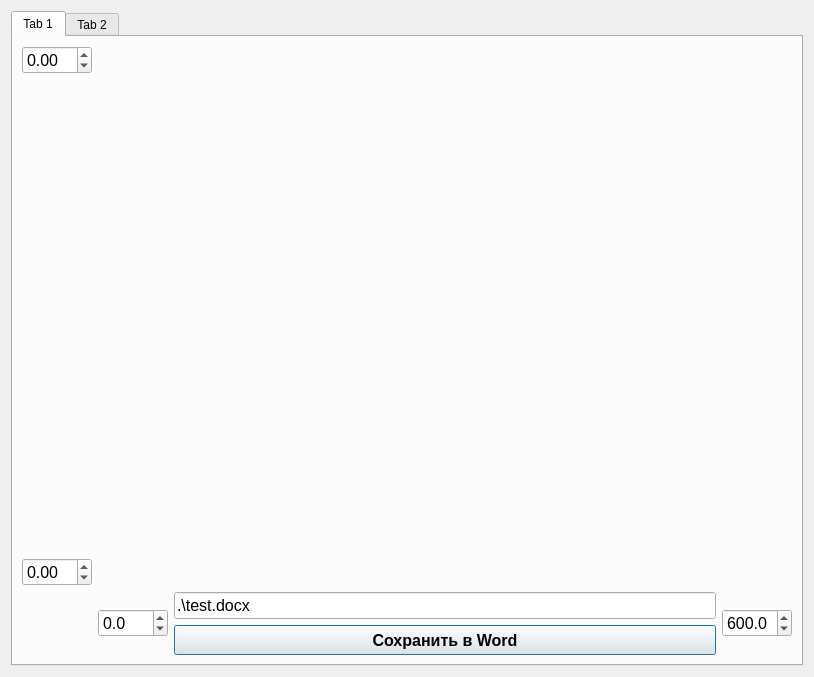
<?xml version="1.0" encoding="UTF-8"?>
<ui version="4.0">
 <class>Dialog</class>
 <widget class="QDialog" name="Dialog">
  <property name="geometry">
   <rect>
    <x>0</x>
    <y>0</y>
    <width>814</width>
    <height>677</height>
   </rect>
  </property>
  <property name="windowTitle">
   <string>Dialog</string>
  </property>
  <layout class="QGridLayout" name="gridLayout">
   <item row="0" column="0">
    <widget class="QTabWidget" name="tabWidget">
     <property name="currentIndex">
      <number>0</number>
     </property>
     <widget class="QWidget" name="tab">
      <attribute name="title">
       <string>Tab 1</string>
      </attribute>
      <layout class="QVBoxLayout" name="verticalLayout">
       <item>
        <layout class="QGridLayout" name="gridLayout_2" columnstretch="0,0,0,0,0">
         <item row="3" column="2" colspan="2">
          <layout class="QVBoxLayout" name="verticalLayout_2">
           <item>
            <widget class="QLineEdit" name="lineEdit_word_file_path">
             <property name="font">
              <font>
               <pointsize>12</pointsize>
              </font>
             </property>
             <property name="text">
              <string>.\test.docx</string>
             </property>
            </widget>
           </item>
           <item>
            <widget class="QPushButton" name="openButton">
             <property name="sizePolicy">
              <sizepolicy hsizetype="Minimum" vsizetype="Fixed">
               <horstretch>0</horstretch>
               <verstretch>0</verstretch>
              </sizepolicy>
             </property>
             <property name="minimumSize">
              <size>
               <width>120</width>
               <height>30</height>
              </size>
             </property>
             <property name="maximumSize">
              <size>
               <width>1800</width>
               <height>30</height>
              </size>
             </property>
             <property name="font">
              <font>
               <pointsize>12</pointsize>
               <weight>75</weight>
               <bold>true</bold>
              </font>
             </property>
             <property name="text">
              <string>Сохранить в Word</string>
             </property>
            </widget>
           </item>
          </layout>
         </item>
         <item row="1" column="0">
          <spacer name="verticalSpacer">
           <property name="orientation">
            <enum>Qt::Vertical</enum>
           </property>
           <property name="sizeHint" stdset="0">
            <size>
             <width>20</width>
             <height>40</height>
            </size>
           </property>
          </spacer>
         </item>
         <item row="0" column="1" rowspan="3" colspan="4">
          <layout class="QHBoxLayout" name="horizontalLayout">
           <item>
            <widget class="QWidget" name="widget" native="true"/>
           </item>
          </layout>
         </item>
         <item row="0" column="0">
          <widget class="QDoubleSpinBox" name="doubleSpinBox_y_max">
           <property name="minimumSize">
            <size>
             <width>70</width>
             <height>0</height>
            </size>
           </property>
           <property name="maximumSize">
            <size>
             <width>70</width>
             <height>16777215</height>
            </size>
           </property>
           <property name="font">
            <font>
             <pointsize>12</pointsize>
            </font>
           </property>
           <property name="minimum">
            <double>-9999.000000000000000</double>
           </property>
          </widget>
         </item>
         <item row="3" column="4">
          <widget class="QDoubleSpinBox" name="doubleSpinBox_x_max">
           <property name="minimumSize">
            <size>
             <width>70</width>
             <height>0</height>
            </size>
           </property>
           <property name="maximumSize">
            <size>
             <width>70</width>
             <height>16777215</height>
            </size>
           </property>
           <property name="font">
            <font>
             <pointsize>12</pointsize>
            </font>
           </property>
           <property name="decimals">
            <number>1</number>
           </property>
           <property name="minimum">
            <double>-9999.000000000000000</double>
           </property>
           <property name="maximum">
            <double>9999.000000000000000</double>
           </property>
           <property name="value">
            <double>600.000000000000000</double>
           </property>
          </widget>
         </item>
         <item row="3" column="1">
          <widget class="QDoubleSpinBox" name="doubleSpinBox_x_min">
           <property name="minimumSize">
            <size>
             <width>70</width>
             <height>0</height>
            </size>
           </property>
           <property name="maximumSize">
            <size>
             <width>70</width>
             <height>16777215</height>
            </size>
           </property>
           <property name="font">
            <font>
             <pointsize>12</pointsize>
            </font>
           </property>
           <property name="decimals">
            <number>1</number>
           </property>
           <property name="minimum">
            <double>-9999.000000000000000</double>
           </property>
           <property name="maximum">
            <double>9999.000000000000000</double>
           </property>
          </widget>
         </item>
         <item row="2" column="0">
          <widget class="QDoubleSpinBox" name="doubleSpinBox_y_min">
           <property name="minimumSize">
            <size>
             <width>70</width>
             <height>0</height>
            </size>
           </property>
           <property name="maximumSize">
            <size>
             <width>70</width>
             <height>16777215</height>
            </size>
           </property>
           <property name="font">
            <font>
             <pointsize>12</pointsize>
            </font>
           </property>
           <property name="minimum">
            <double>-9999.000000000000000</double>
           </property>
           <property name="maximum">
            <double>9999.000000000000000</double>
           </property>
          </widget>
         </item>
        </layout>
       </item>
      </layout>
     </widget>
     <widget class="QWidget" name="tab_2">
      <attribute name="title">
       <string>Tab 2</string>
      </attribute>
     </widget>
    </widget>
   </item>
  </layout>
 </widget>
 <resources/>
 <connections/>
</ui>
